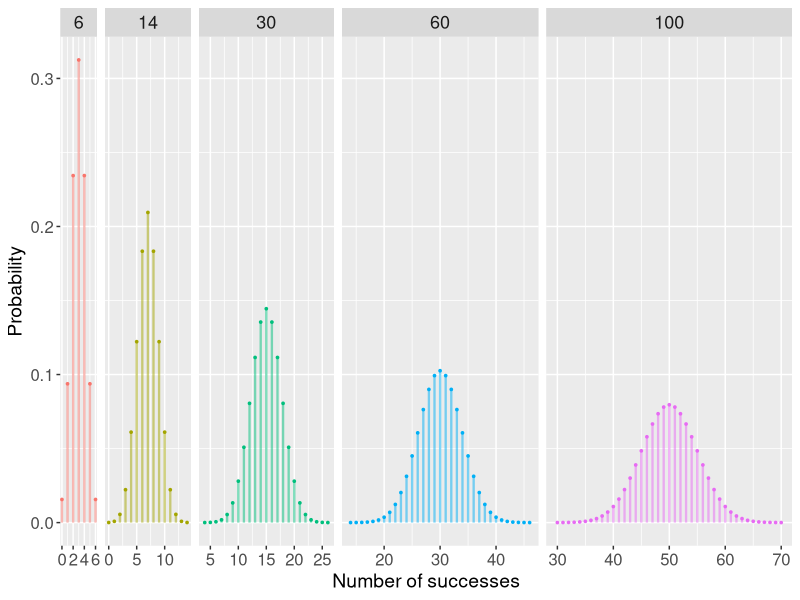

Here is the R script that generated this plot:
## ---- chunk 1
#| message: false
#| fig-height: 4
#| fig-width: 12
#| code-summary: "Code that I used to create these plots of binomial RVs"

library(tidyverse)

x <- -5:250
n = c(6,14,30,60,100)
p = 0.5

binom = data.frame(x=rep(x, length(n)), 
                   y=dbinom(x, rep(n, each=length(x)), p),
                   n=rep(n, each=length(x)))

ggplot(binom %>% filter(y > 1e-5) %>% 
         group_by(n), 
       aes(x, y, colour=factor(n))) +
  geom_point(size=0.6) +
  geom_segment(aes(x=x, xend=x, y=0, yend=y, colour=factor(n)), lwd=0.8, alpha=0.5) +
  facet_grid(. ~ n, scales="free", space="free") +
  theme(legend.position = "none",
        axis.title = element_text(size = 14),    # Axis title size
        axis.text = element_text(size = 12),     # Axis text size
        strip.text = element_text(size = 13)) +  # Facet label size
  labs(x = "Number of successes", y = "Probability")
